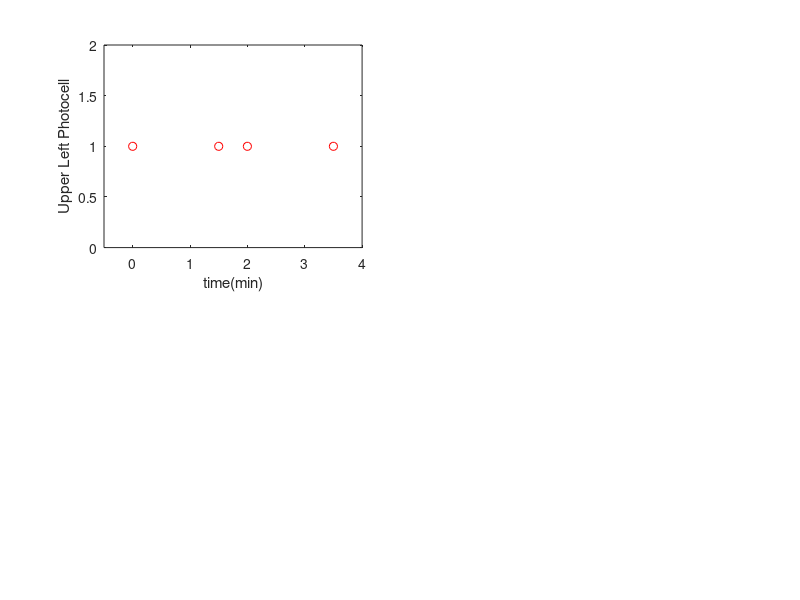

Reproduce this figure in MATLAB. (Note: this script raises an error after producing the figure.)
%% Plot an illustration of the photocells

%     event types   
%     16384 (upper left)    
%     32768 (upper right)     
%     1200001 (upper right)    
%     1200002 (upper left)

%% Photocells illustration during Resting state EEG acquisition
% Upper left and bottom right (4 times)

close;figure;
subplot(2,2,1);
plot([0 1.5 2 3.5],[1 1 1 1],'ro');xlim([-0.5 4]);ylim([0 2]);
xlabel('time(min)');ylabel('Upper Left Photocell');
xline(0,'g-','open eye start');xline(1.5,'g-','open eye start');
xline(2,'k-','closed eye start');xline(3.5,'k-','closed eye start');
yline(1,'m--','time line');
title('(event type 1200002 or 16384)');
subplot(2,2,2);
plot([1000 1500 2500],[NaN NaN NaN],'ro');xlim([-0.5 4]);ylim([0 2]);
xlabel('time(min)');ylabel('Upper Right Photocell');
xline(0,'g-','open eye start');xline(1.5,'g-','open eye start');
xline(2,'k-','closed eye start');xline(3.5,'k-','closed eye start');
yline(1,'m--','time line');
title('(event type 1200001 or 32768)');
subplot(2,2,3);
plot(linspace(1000,2500,45),NaN(1,45),'ro');xlim([-0.5 4]);ylim([0 2]);
xline(0,'g-','open eye start');xline(1.5,'g-','open eye start');
xline(2,'k-','closed eye start');xline(3.5,'k-','closed eye start');
yline(1,'m--','time line');
xlabel('time(min)');ylabel('Bottom Left Photocell');
title('peaks in analog1=133');
subplot(2,2,4);
plot([0 1.5 2 3.5],[1 1 1 1],'ro');xlim([-0.5 4]);ylim([0 2]);
xline(0,'g-','open eye start');xline(1.5,'g-','open eye start');
xline(2,'k-','closed eye start');xline(3.5,'k-','closed eye start');
yline(1,'m--','time line');
xlabel('time(min)');ylabel('Bottom Right Photocell');
title('peaks in analog2=134');


%% photocells illustration during trials
close;figure;
subplot(2,2,1);
plot([1000 1500 2500],[1 NaN 1],'ro');xlim([0 3000]);ylim([0 2]);
xlabel('time(ms)');ylabel('Upper Left Photocell');
xline(1000,'g-','trial start');xline(1500,'g-','movement start');xline(2500,'k-','trial end');
yline(1,'m--','time line');
title('(event type 1200002 or 16384)');
subplot(2,2,2);
plot([1000 1500 2500],[NaN 1 NaN],'ro');xlim([0 3000]);ylim([0 2]);
xlabel('time(ms)');ylabel('Upper Right Photocell');
xline(1000,'g-','trial start');xline(1500,'g-','movement start');xline(2500,'k-','trial end');
yline(1,'m--','time line');
title('(event type 1200001 or 32768)');
subplot(2,2,3);
plot(linspace(1000,2500,45),ones(1,45),'ro');xlim([0 3000]);ylim([0 2]);
xline(1000,'g-','trial start');xline(1500,'g-','movement start');xline(2500,'k-','trial end');
yline(1,'m--','time line');
xlabel('time(ms)');ylabel('Bottom Left Photocell');
title('peaks in analog1=133');
subplot(2,2,4);
plot([1000 1500 2500],[1 1 1],'ro');xlim([0 3000]);ylim([0 2]);
xline(1000,'g-','trial start');xline(1500,'g-','movement start');xline(2500,'k-','trial end');
yline(1,'m--','time line');
xlabel('time(ms)');ylabel('Bottom Right Photocell');
title('peaks in analog2=134');